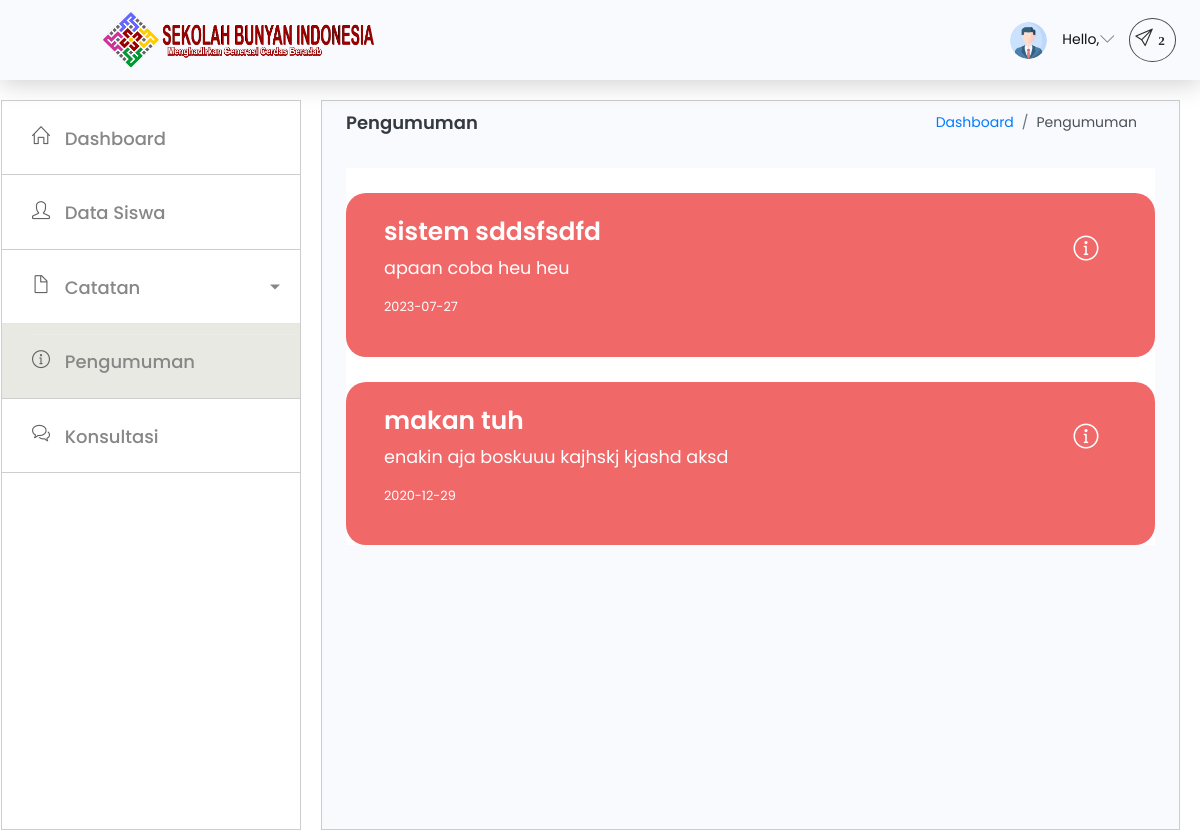
/sbi/walimurid/pengumuman.php, run on the app's committed database.
### tables this page shows
CREATE TABLE `pengumuman` (
  `id` int(11) NOT NULL,
  `judul` varchar(255) NOT NULL,
  `isi` text NOT NULL,
  `tanggal` date NOT NULL
);

### sbi/walimurid/pengumuman.php (the view, shortened to what this page needs)
<!DOCTYPE html>
<html lang="en">
<head>
  <link rel="stylesheet" href="./../assets/vendors/simple-line-icons/css/simple-line-icons.css">
  <link rel="stylesheet" href="./../assets/vendors/flag-icon-css/css/flag-icon.min.css">
  <link rel="stylesheet" href="./../assets/vendors/daterangepicker/daterangepicker.css">
  <link rel="stylesheet" href="./../assets/vendors/chartist/chartist.min.css">
  <link rel="stylesheet" href="./../assets/vendors/select2/select2.min.css">
  <link rel="stylesheet" href="./../assets/vendors/select2-bootstrap-theme/select2-bootstrap.min.css">
  <link rel="stylesheet" href="./../assets/css/style.css" />
</head>
<body>
  <div class="container-scroller">
    <nav class="navbar default-layout-navbar col-lg-12 col-12 p-0 fixed-top d-flex flex-row">
      <div class="navbar-brand-wrapper d-flex align-items-center">
        <a class="navbar-brand brand-logo ml-auto text-right" href="dashboard-ortu.html">
          <img src="./../assets/images/sbi-header-homepage.png" alt="logo" />
        </a>
      </div>
      <div class="navbar-menu-wrapper d-flex align-items-center flex-grow-1">
        <ul class="navbar-nav navbar-nav-right ml-auto">
          <li class="nav-item dropdown d-none d-xl-inline-flex user-dropdown ">
            <a class="nav-link " id="UserDropdown" href="#" data-toggle="dropdown" aria-expanded="false">
              <img class="img-xs rounded-circle ml-2" src="./../assets/images/ebcd036a0db50db993ae98ce380f64191642082944.png" alt="Profile image"> <span class="font-weight-normal dropdown-toggle">Hello, <?php echo $_SESSION['user']['username']; ?></span></a>
          </li>
          <li class="nav-item dropdown d-none d-xl-inline-flex user-dropdown">
            <a class="notif-icon" id="UserDropdown2" href="#" data-toggle="dropdown" aria-expanded="true"><i class="icon-paper-plane menu-icon"><span class="badge">2</span></i></a>
          </li>
        </ul>
      </div>
    </nav>
    <div class="container-fluid page-body-wrapper">
      <nav class="sidebar sidebar-offcanvas" id="sidebar">
        <ul class="nav">
          <li class="nav-item">
            <a class="nav-link" href="dashboard-ortu.html">
              <i class="icon-home menu-icon"></i>
              <span class="menu-title">Dashboard</span>
            </a>
          </li>
          <li class="nav-item">
            <a class="nav-link" href="detail-siswa-wali-murid.html">
              <i class="icon-user menu-icon"></i>
              <span class="menu-title">Data Siswa</span>
            </a>
          </li>
          <li class="nav-item" style="border-bottom: 1px solid rgb(236, 226, 226);">
            <a class="nav-link dropdown-toggle" data-toggle="collapse" href="#auth" aria-expanded="false" aria-controls="auth">
              <i class="icon-doc menu-icon"></i>
              <span class="menu-title">Catatan</span>
            </a>
          </li>
          <li class="nav-item aktif">
            <a class="nav-link" href="pengumuman.html">
              <i class="icon-info menu-icon"></i>
              <span class="menu-title">Pengumuman</span>
            </a>
          </li>
          <li class="nav-item">
            <a class="nav-link" href="konsultasi-wali-murid.html">
              <i class="icon-bubbles menu-icon"></i>
              <span class="menu-title">Konsultasi</span>
            </a>
          </li>
        </ul>
      </nav>
      <div class="main-panel">
        <div class="content-wrapper">
          <div class="page-header">
            <h3 class="page-title"> Pengumuman </h3>
            <nav aria-label="breadcrumb">
              <ol class="breadcrumb">
                <li class="breadcrumb-item"><a href="dashboard.html">Dashboard</a></li>
                <li class="breadcrumb-item active" aria-current="page">Pengumuman</li>
              </ol>
            </nav>
          </div>
          <div class="row">
            <div class="col-md-12 grid-margin">
              <div class="card">
                <div class="card-body">
                  <?php
                  $conn = mysqli_connect("localhost", "root", "", "sbi");
                  $sql = "SELECT * FROM pengumuman";
                  $data = mysqli_query($conn, $sql);
                  foreach ($data as $pengumuman) {
                  ?>
                    <div class="row ">
                      <div class="col-md-12 report-inner-cards-wrapper">
                        <div class="report-inner-card color-5">
                          <div class="inner-card-text text-white text-start">
                            <h3>
                              <?php echo $pengumuman['judul']; ?>
                            </h3>
                            <p style="font-size: 1.1rem;">
                              <?php echo $pengumuman['isi']; ?>
                            </p>
                            <p style="font-size: 0.8rem;">
                              <?php echo $pengumuman['tanggal']; ?>
                            </p>
                          </div>
                          <div class="inner-card-icon ">
                            <i class="icon-info"></i>
                          </div>
                        </div>
                      </div>
                    </div>
                  <?php
                  }
                  ?>
                </div>
              </div>
            </div>
          </div>
        </div>
</body>
</html>

### data on the page
pengumuman: judul "sistem sddsfsdfd", isi "apaan coba heu heu", tanggal "2023-07-27"
pengumuman: judul "makan tuh", isi "enakin aja boskuuu kajhskj kjashd aksd", tanggal "2020-12-29"
